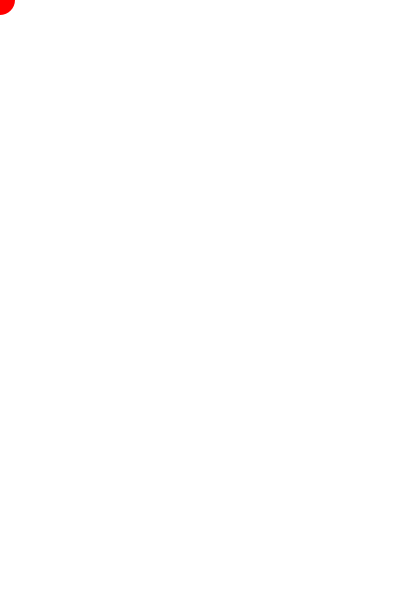
Frame 1 (no input)
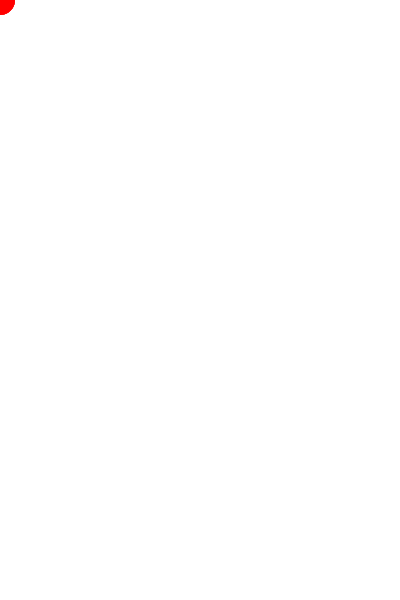
Frame 60 (the mouse pressed at the canvas centre just before this capture)
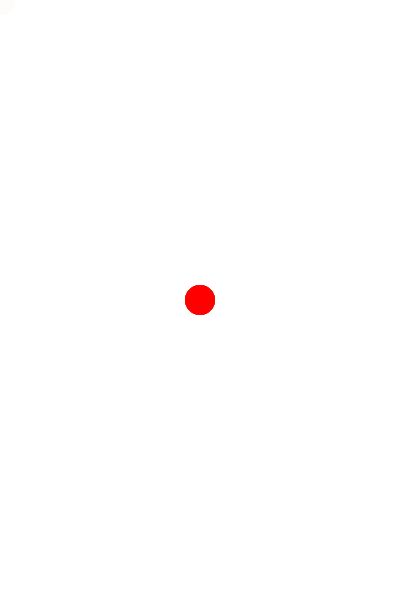
Frame 120 (the mouse held since frame 60 and released just before this capture)

The Processing sketch that drew these frames (run headless with seeded random() and noise(); from frame 60 on, the mouse is pressed at the canvas centre):

// Processing sketch: processing_98505
// ── processing_98505.pde

void setup()
{ 
  size(400, 600);
  background(255, 255, 255);
  smooth();
  frameRate(60);

} 

void draw() 
{
  noStroke();
  fill(255, 255, 255, 30); 
  rect( 0, 0, width, height );

  fill(255, 0, 0);
  ellipse( mouseX, mouseY, 30, 30 );

}
